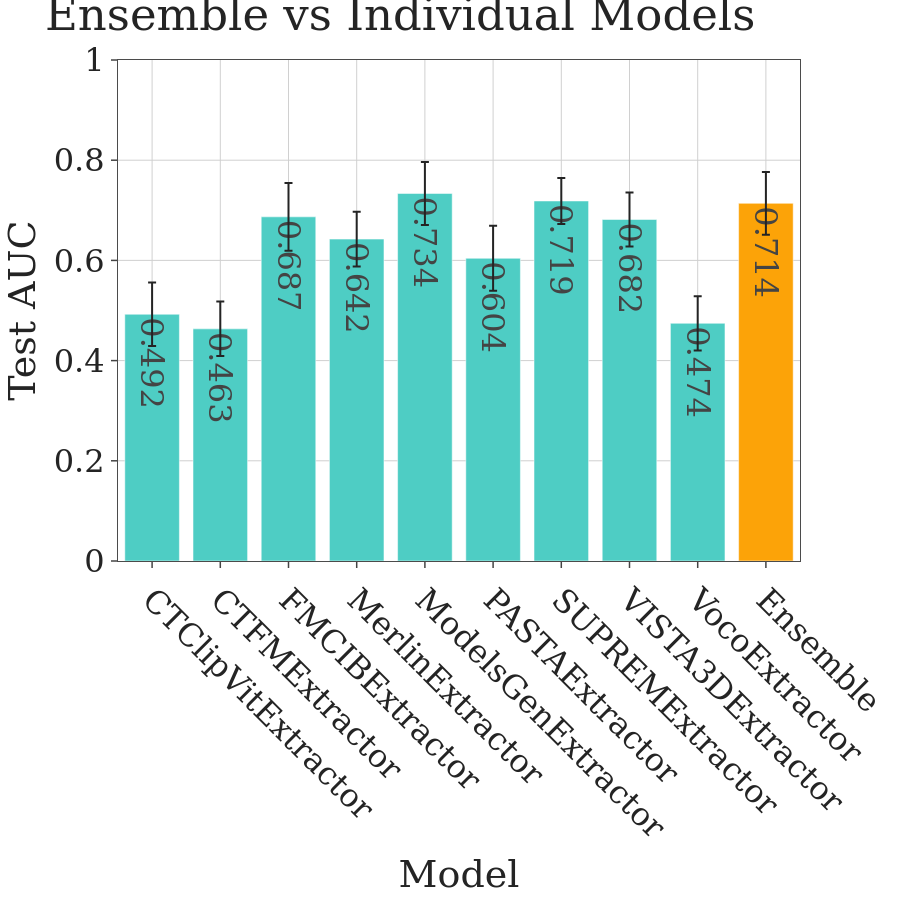

This figure's notebook cell:
### Code cell
# Plot ensemble vs single-model performance
model_names_plot = list(test_accuracies_dict.keys())
ind_means = [test_accuracies_dict[m]['mean'] for m in model_names_plot]
ind_errors = [test_accuracies_dict[m]['ci95'][1] - test_accuracies_dict[m]['mean'] for m in model_names_plot]

ensembles = [(ensemble_mean, ensemble_ci), (stacking_mean, stacking_ci)]

final_ensemble_mean, final_ensemble_ci = max(ensembles, key=lambda x: x[0])

bar_names = model_names_plot + ["Ensemble"]
bar_means = ind_means + [final_ensemble_mean]
bar_errors = ind_errors + [final_ensemble_ci]

colors = ['#4ECDC4'] * len(model_names_plot) + ['#FCA308']

fig = go.Figure()
fig.add_trace(go.Bar(
    x=bar_names,
    y=bar_means,
    error_y=dict(type='data', array=bar_errors),
    marker_color=colors,
    text=[f"{m:.3f}" for m in bar_means],
    textposition='auto'
))

apply_r_style(fig, font_size=32)
fig.update_layout(
    title='Ensemble vs Individual Models',
    xaxis_title='Model',
    yaxis_title='Test AUC',
    height=FIG_SIZE,
    width=FIG_SIZE,
    template='simple_white',
    xaxis_tickangle=45
)
fig.update_yaxes(range=[0, 1.0])

fig.write_image(PLOTS_DIR / f"{DATASET_SLUG}_ensemble_vs_individual.png")

fig.show()

best_ind_mean = max(ind_means) if ind_means else float('nan')
print(f"Ensemble uplift over best single: {ensemble_mean - best_ind_mean:+.4f}")

### Figure 1 — Plotly figure (JSON) as saved in the notebook; plotly's stock layout.template omitted (floating-point values rounded to 4 significant figures)
{"data": [{"error_y": {"array": [0.06353, 0.05439, 0.06755, 0.05477, 0.06273, 0.06475, 0.04609, 0.05389, 0.05409, 0.06273], "type": "data"}, "marker": {"color": ["#4ECDC4", "#4ECDC4", "#4ECDC4", "#4ECDC4", "#4ECDC4", "#4ECDC4", "#4ECDC4", "#4ECDC4", "#4ECDC4", "#FCA308"]}, "text": ["0.492", "0.463", "0.687", "0.642", "0.734", "0.604", "0.719", "0.682", "0.474", "0.714"], "textposition": "auto", "type": "bar", "x": ["CTClipVitExtractor", "CTFMExtractor", "FMCIBExtractor", "MerlinExtractor", "ModelsGenExtractor", "PASTAExtractor", "SUPREMExtractor", "VISTA3DExtractor", "VocoExtractor", "Ensemble"], "y": [0.4925, 0.4633, 0.6869, 0.6425, 0.7336, 0.6042, 0.7186, 0.6817, 0.4744, 0.7139]}], "layout": {"font": {"family": "DejaVu Serif", "size": 32}, "height": 900, "margin": {"b": 60, "l": 60, "r": 40, "t": 60}, "paper_bgcolor": "white", "plot_bgcolor": "white", "title": {"text": "Ensemble vs Individual Models"}, "width": 900, "xaxis": {"gridcolor": "#D0D0D0", "linecolor": "#4B4B4B", "mirror": true, "showgrid": true, "tickangle": 45, "ticklen": 6, "ticks": "outside", "tickwidth": 1.5, "title": {"text": "Model"}, "zeroline": false}, "yaxis": {"gridcolor": "#D0D0D0", "linecolor": "#4B4B4B", "mirror": true, "range": [0, 1.0], "showgrid": true, "ticklen": 6, "ticks": "outside", "tickwidth": 1.5, "title": {"text": "Test AUC"}, "zeroline": false}}}
